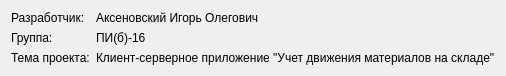
<?xml version="1.0" encoding="UTF-8"?>
<ui version="4.0">
 <class>About</class>
 <widget class="QDialog" name="About">
  <property name="geometry">
   <rect>
    <x>0</x>
    <y>0</y>
    <width>500</width>
    <height>74</height>
   </rect>
  </property>
  <property name="windowTitle">
   <string>О программе</string>
  </property>
  <property name="modal">
   <bool>true</bool>
  </property>
  <layout class="QVBoxLayout" name="verticalLayout">
   <item>
    <layout class="QGridLayout" name="gridLayout">
     <item row="1" column="1">
      <widget class="QLabel" name="labelGroupDesc">
       <property name="text">
        <string>ПИ(б)-16</string>
       </property>
      </widget>
     </item>
     <item row="0" column="0">
      <widget class="QLabel" name="labelDev">
       <property name="text">
        <string>Разработчик:</string>
       </property>
      </widget>
     </item>
     <item row="1" column="0">
      <widget class="QLabel" name="labelGroup">
       <property name="text">
        <string>Группа:</string>
       </property>
      </widget>
     </item>
     <item row="0" column="1">
      <widget class="QLabel" name="labelDevDesc">
       <property name="text">
        <string>Аксеновский Игорь Олегович</string>
       </property>
      </widget>
     </item>
     <item row="2" column="0">
      <widget class="QLabel" name="labelTheme">
       <property name="text">
        <string>Тема проекта:</string>
       </property>
      </widget>
     </item>
     <item row="2" column="1">
      <widget class="QLabel" name="labelThemeDesc">
       <property name="text">
        <string>Клиент-серверное приложение &quot;Учет движения материалов на складе&quot;</string>
       </property>
      </widget>
     </item>
    </layout>
   </item>
  </layout>
 </widget>
 <resources/>
 <connections/>
</ui>
